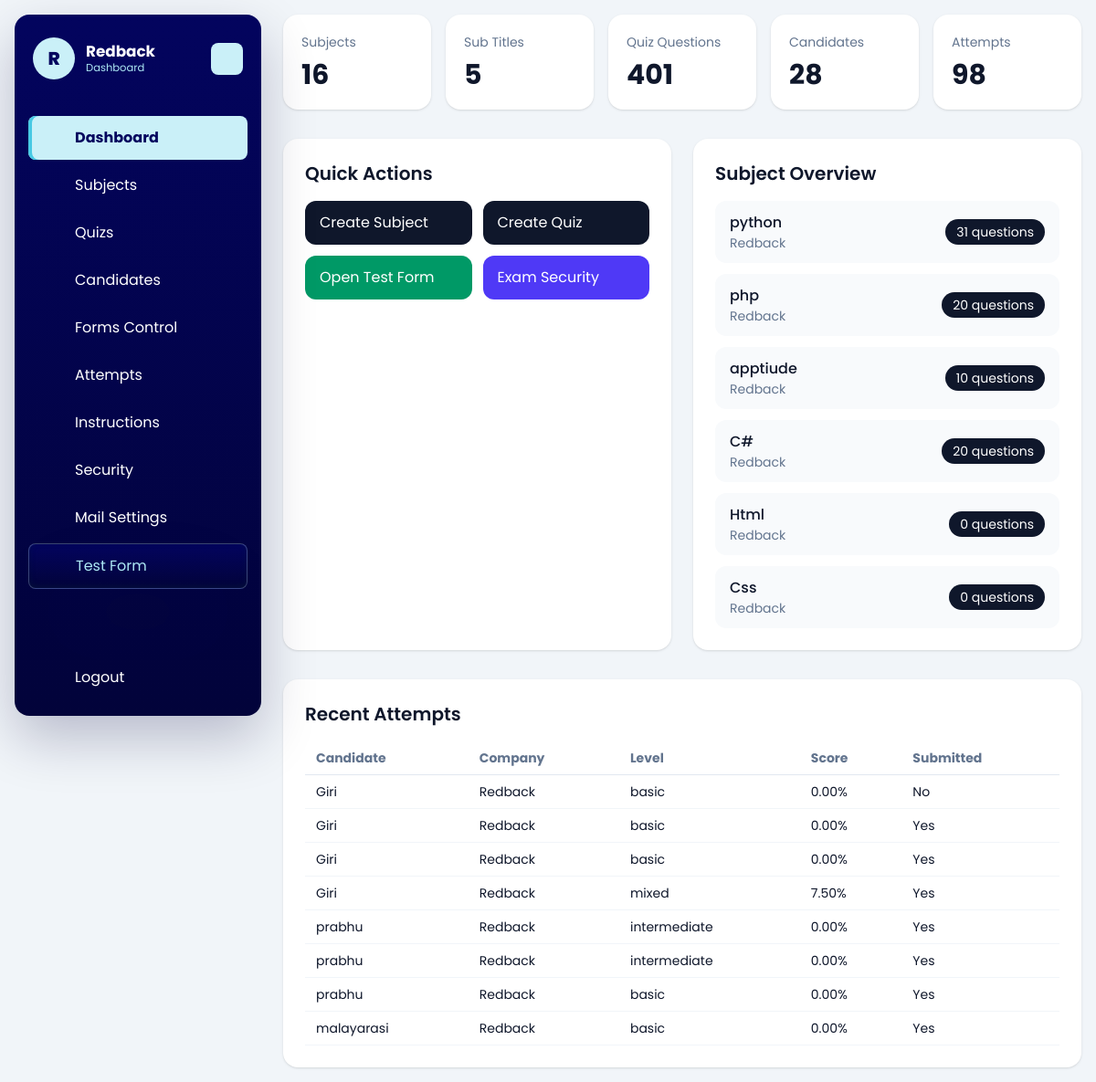
Page /dashboard/ (signed in) on the earlier database version.
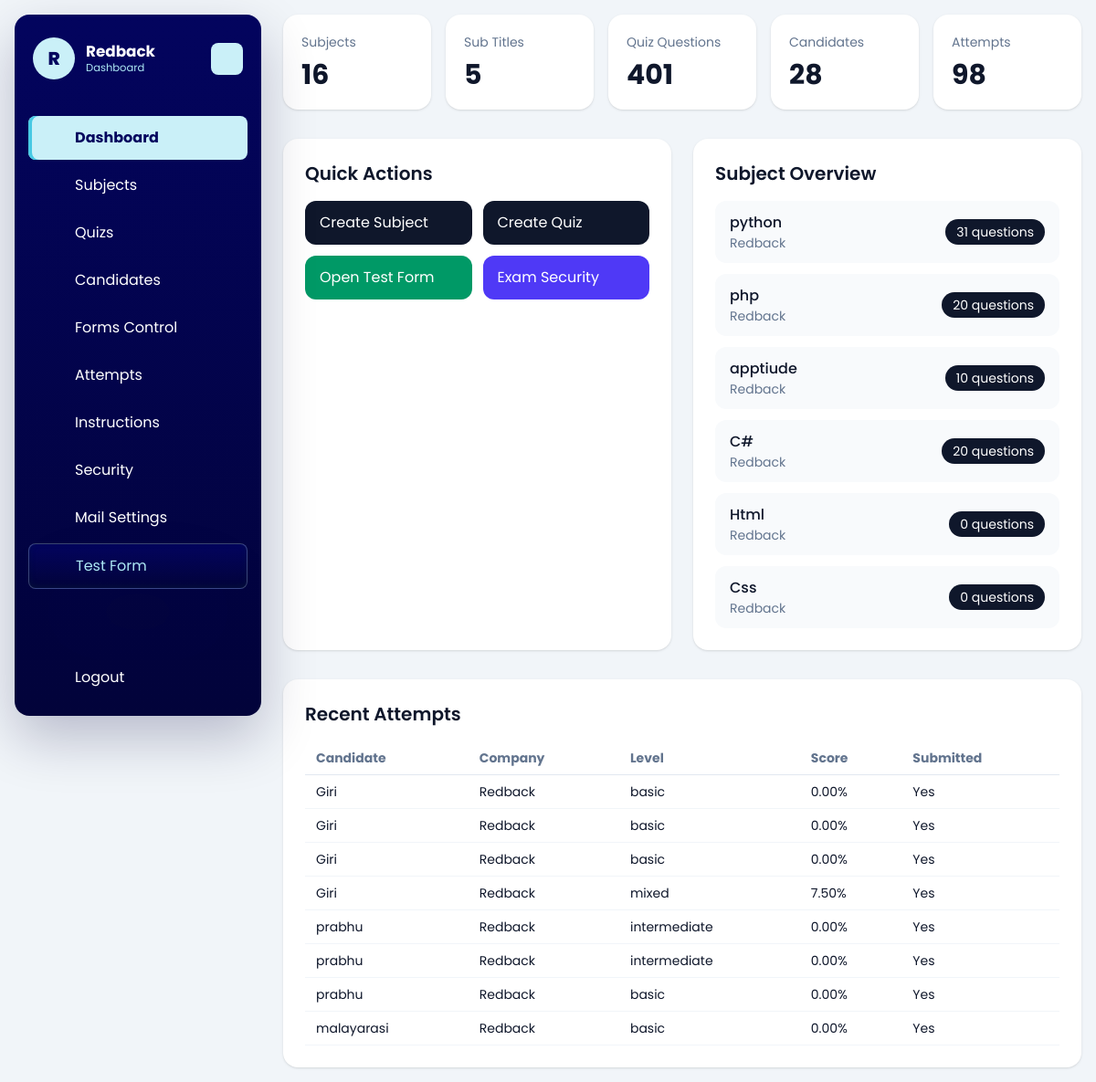
Same page on the later database version.
### quiz/models.py (models this page shows, shortened)
class CandidateTestAttempt(models.Model):
    SESSION_SINGLE = 'single'
    SESSION_MULTI = 'multi'
    SESSION_CHOICES = [
        (SESSION_SINGLE, 'Single'),
        (SESSION_MULTI, 'Multi'),
    ]
    candidate = models.ForeignKey(Candidate, on_delete=models.CASCADE, related_name='attempts')
    company = models.ForeignKey(Company, on_delete=models.CASCADE, related_name='attempts')
    public_slug = models.CharField(max_length=190, unique=True, blank=True, db_index=True)
    session_type = models.CharField(max_length=10, choices=SESSION_CHOICES)
    level = models.CharField(max_length=20)
    question_count = models.PositiveIntegerField()
    duration_minutes = models.PositiveIntegerField()
    selected_subjects = models.JSONField(default=list, blank=True)
    selected_sub_titles = models.JSONField(default=list, blank=True)
    candidate_details_json = models.JSONField(default=dict, blank=True)
    answers_json = models.JSONField(default=list, blank=True)
    correct_count = models.PositiveIntegerField(default=0)
    wrong_count = models.PositiveIntegerField(default=0)
    percentage = models.DecimalField(max_digits=5, decimal_places=2, default=0)
    started_at = models.DateTimeField(blank=True, null=True)
    submitted_at = models.DateTimeField(blank=True, null=True)
    is_submitted = models.BooleanField(default=False)
    is_paused = models.BooleanField(default=False)
    paused_at = models.DateTimeField(blank=True, null=True)
    total_paused_seconds = models.PositiveIntegerField(default=0)
    full_screen_lock_enabled = models.BooleanField(default=False)
    pause_lock_enabled = models.BooleanField(default=False)
    tab_switch_guard_enabled = models.BooleanField(default=False)
    copy_paste_block_enabled = models.BooleanField(default=False)
    right_click_disable_enabled = models.BooleanField(default=False)
    max_violation_warnings = models.PositiveIntegerField(default=3)
    tab_switch_count = models.PositiveIntegerField(default=0)
    warning_count = models.PositiveIntegerField(default=0)
    last_violation_at = models.DateTimeField(blank=True, null=True)
    violation_log_json = models.JSONField(default=list, blank=True)
    test_link_email_sent_at = models.DateTimeField(blank=True, null=True)
    created_at = models.DateTimeField(auto_now_add=True)
    class Meta:
        ordering = ['-created_at']

class Candidate(models.Model):
    name = models.CharField(max_length=150)
    email = models.EmailField()
    designation_tech = models.CharField(max_length=150)
    created_at = models.DateTimeField(auto_now_add=True)
    class Meta:
        ordering = ['name']

### dashboard/models.py (models this page shows, shortened)
class Company(models.Model):
    name = models.CharField(max_length=150)
    image = models.ImageField(upload_to='company/', blank=True, null=True)
    email = models.EmailField(unique=True)
    password = models.CharField(max_length=128)
    is_active = models.BooleanField(default=True)
    test_instructions = models.TextField(
        default=DEFAULT_TEST_INSTRUCTIONS,
        blank=True,
        help_text='Instructions shown to candidates in the online test instructions drawer.',
    )
    allow_full_screen_lock = models.BooleanField(default=False)
    allow_pause_lock = models.BooleanField(default=False)
    allow_tab_switch_guard = models.BooleanField(default=False)
    allow_copy_paste_block = models.BooleanField(default=False)
    allow_right_click_disable = models.BooleanField(default=False)
    full_screen_lock = models.BooleanField(default=False)
    pause_lock = models.BooleanField(default=False)
    tab_switch_guard_enabled = models.BooleanField(default=False)
    copy_paste_block_enabled = models.BooleanField(default=False)
    right_click_disable_enabled = models.BooleanField(default=False)
    max_violation_warnings = models.PositiveIntegerField(default=3)
    exam_control_password = models.CharField(max_length=128, blank=True)
    mail_sender_enabled = models.BooleanField(default=False)
    smtp_host = models.CharField(max_length=255, blank=True)
    smtp_port = models.PositiveIntegerField(default=587)
    smtp_username = models.CharField(max_length=255, blank=True)
    smtp_app_key = models.CharField(max_length=255, blank=True)
    smtp_use_tls = models.BooleanField(default=True)
    smtp_from_email = models.EmailField(blank=True)
    created_at = models.DateTimeField(auto_now_add=True)
    updated_at = models.DateTimeField(auto_now=True)
    class Meta:
        ordering = ['name']
        verbose_name_plural = 'Companies'

### dashboard/views.py (the view)
# urls.py: path('', views.dashboard_home, name='home'),
@company_login_required
def dashboard_home(request):
    company = request.company
    context = {
        'subject_count': TestSubject.objects.filter(company=company).count(),
        'subtitle_count': SubTitle.objects.filter(test_subject__company=company).count(),
        'quiz_count': Quiz.objects.filter(test_subject__company=company).count(),
        'candidate_count': Candidate.objects.filter(attempts__company=company).distinct().count(),
        'attempt_count': CandidateTestAttempt.objects.filter(company=company).count(),
        'subjects': TestSubject.objects.filter(company=company).select_related('company').annotate(
            quiz_total=Count('quizzes')
        )[:6],
        'recent_attempts': CandidateTestAttempt.objects.filter(company=company).select_related(
            'candidate', 'company'
        )[:8],
        'company': company,
    }
    return render(request, 'dashboard/home.html', context)

### dashboard/views.py (called while the page is built)
def get_logged_in_company(request):
    company_id = request.session.get('company_id')
    if not company_id:
        return None
    return Company.objects.filter(id=company_id, is_active=True).first()

def company_login_required(view_func):
    @wraps(view_func)
    def wrapper(request, *args, **kwargs):
        company = get_logged_in_company(request)
        if not company:
            return redirect(f"{reverse('dashboard:login')}?next={request.path}")
        request.company = company
        return view_func(request, *args, **kwargs)
    return wrapper

### templates/dashboard/home.html (shortened to what the changed rows need)
{% extends "base.html" %}
{% block content %}
<div id="dashboard-page-content">
<section class="mt-8 grid gap-6 lg:grid-cols-2">
    <div class="rounded-2xl bg-white p-6 shadow-sm">
        <div class="mb-4 flex items-center justify-between">
            <h2 class="text-xl font-semibold">Quick Actions</h2>
        </div>
    </div>
    <div class="rounded-2xl bg-white p-6 shadow-sm">
        <h2 class="text-xl font-semibold">Subject Overview</h2>
    </div>
</section>
<section class="mt-8 rounded-2xl bg-white p-6 shadow-sm">
    <h2 class="text-xl font-semibold">Recent Attempts</h2>
    <div class="mt-4 overflow-x-auto">
        <table class="min-w-full text-left text-sm">
            <thead class="border-b border-slate-200 text-slate-500">
                <tr>
                    <th class="px-3 py-2">Candidate</th>
                    <th class="px-3 py-2">Company</th>
                    <th class="px-3 py-2">Level</th>
                    <th class="px-3 py-2">Score</th>
                    <th class="px-3 py-2">Submitted</th>
                </tr>
            </thead>
            <tbody>
                {% for attempt in recent_attempts %}
                    <tr class="border-b border-slate-100">
                        <td class="px-3 py-2">{{ attempt.candidate.name }}</td>
                        <td class="px-3 py-2">{{ attempt.company.name }}</td>
                        <td class="px-3 py-2">{{ attempt.level }}</td>
                        <td class="px-3 py-2">{{ attempt.percentage }}%</td>
                        <td class="px-3 py-2">{{ attempt.is_submitted|yesno:"Yes,No" }}</td>
                    </tr>
                {% empty %}
                    <tr>
                        <td colspan="5" class="px-3 py-6 text-center text-slate-500">No test attempts yet.</td>
                    </tr>
                {% endfor %}
            </tbody>
        </table>
    </div>
</section>
</div>
{% endblock %}

Differences in the rows shown:
changed CandidateTestAttempt (number 1 of 8 on the later page): is_submitted "No" → "Yes"
